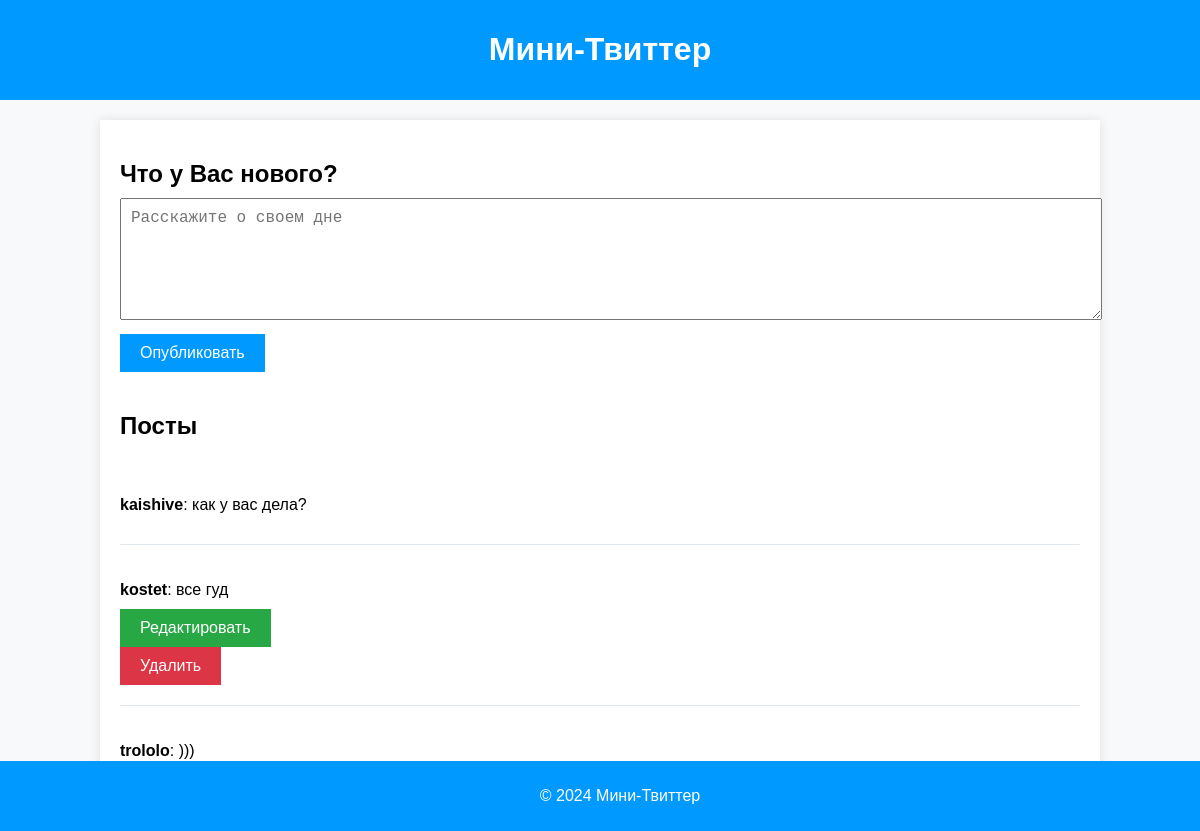
Screenshot of /posts/ (signed in) with the database file from the repository.
### models/post_user_model.py (models this page shows)
class Post(Base):
    __tablename__ = "posts"
    id = Column(Integer, primary_key=True, index=True)
    content = Column(String, nullable=False)
    slug = Column(String, unique=True, index=True)
    user_id = Column(Integer, ForeignKey('users.id'), nullable=False)
    user = relationship("User", back_populates="posts")

class User(Base):
    __tablename__ = "users"
    id = Column(Integer, primary_key=True, index=True)
    username = Column(String, unique=True, index=True, nullable=False)
    email = Column(String, unique=True, index=True, nullable=False)
    hashed_password = Column(String, nullable=False)
    slug = Column(String, unique=True, index=True)
    posts = relationship("Post", back_populates="user")

### routers/posts_crud.py (the view)
@router.get("/posts/", response_class=HTMLResponse)
async def get_posts(request: Request, db: Annotated[Session, Depends(get_db)], user_id: Optional[int] = Cookie(None),
                    error_message: Optional[str] = None):
    posts = db.scalars(select(Post)).all()
    return templates.TemplateResponse("page_blog.html", {"request": request, "posts": posts, "user_id": user_id,
                                                         "error_message": error_message})

### templates/page_blog.html (shortened to what this page needs)
<!DOCTYPE html>
<html lang="en">
<head>
    <link rel="stylesheet" type="text/css" href="/static/page_style.css">
</head>
<body>
    <header>
        <div class="header-container">
            <h1>Мини-Твиттер</h1>
        </div>
    </header>
    <main>
        <div class="container">
            <div class="new-post">
                <h2>Что у Вас нового?</h2>
                <form id="newPostForm" action="/posts/" method="post">
                    <textarea id="postContent" name="content" placeholder="Расскажите о своем дне" required></textarea>
                    <button type="submit">Опубликовать</button>
                </form>
            </div>
            <div class="posts">
                <h2>Посты</h2>
                {% for post in posts %}
                <div class="post" data-post-id="{{ post.id }}">
                    <p><strong>{{ post.user.username }}</strong>: {{ post.content }}</p>
                    {% if post.user_id == user_id %}
                        <button class="edit-btn" onclick="window.location.href='/posts/{{ post.id }}/edit'">Редактировать</button>
                        <form action="/posts/{{ post.id }}/delete" method="post">
                            <button class="delete-btn" type="submit">Удалить</button>
                        </form>
                    {% endif %}
                </div>
                {% endfor %}
            </div>
        </div>
    </main>
    <footer>
        <div class="footer-container">
            <p>&copy; 2024 Мини-Твиттер</p>
        </div>
    </footer>
</body>
</html>

### templates/page_style.css (style rules this page uses)
body { font-family: 'Arial', sans-serif; background-color: #f8f9fa; margin: 0; padding: 0; }
.header-container { background-color: #0099ff; color: white; padding: 10px 20px; text-align: center; }
.container { width: 80%; margin: 20px auto; padding: 20px; background-color: white; box-shadow: 0 0 10px rgba(0, 0, 0, 0.1); }
.new-post { margin-bottom: 40px; }
.new-post h2 { margin-bottom: 10px; }
textarea { width: 100%; height: 100px; margin-bottom: 10px; padding: 10px; font-size: 16px; resize: vertical; }
button { background-color: #0099ff; color: white; border: none; padding: 10px 20px; font-size: 16px; cursor: pointer; transition: background-color 0.3s; }
.posts { margin-top: 40px; }
.post { border-bottom: 1px solid #e1e8ed; padding: 20px 0; }
.post p { margin-bottom: 10px; }
.edit-btn { background-color: #28a745; margin-right: 10px; }
.delete-btn { background-color: #dc3545; }
.footer-container { background-color: #0099ff; color: white; text-align: center; padding: 10px 20px; position: fixed; bottom: 0; width: 100%; }

### rows the page displays
Post: user.username "kaishive", content "как у вас дела?"
Post: user.username "kostet", content "все гуд"
Post: user.username "trololo", content ")))"
